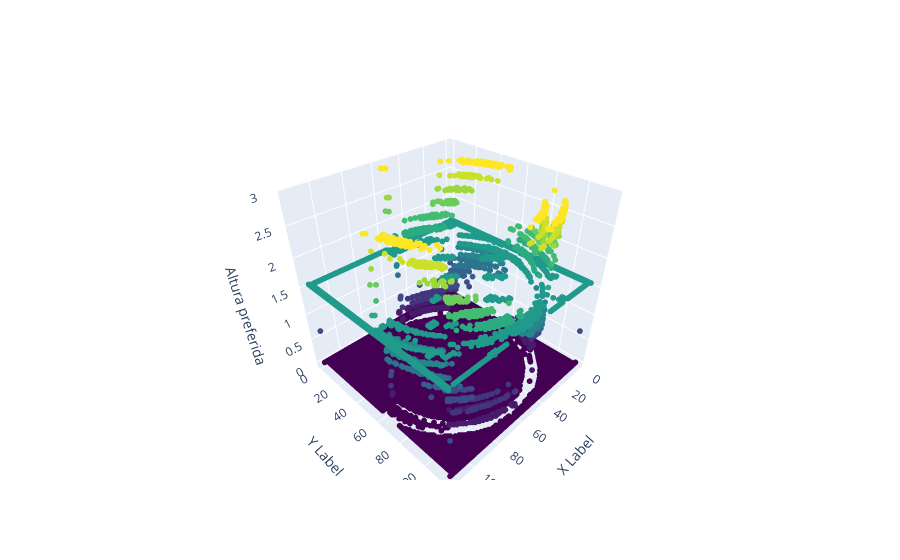

Source (notebook cell):
### Markdown cell above
from IPython.display import display, Javascript
display(Javascript('alert("La ejecución de la celda ha finalizado.")'))

### Code cell
scatterDict(mydict,imagen,False)

### Figure 1 — Plotly figure (JSON) as saved in the notebook; plotly's stock layout.template omitted (floating-point values rounded to 4 significant figures; data arrays with more than 128 entries replaced by an {"elided": "..."} marker saying what was removed)
{"data": [{"marker": {"color": {"elided": "13340 float values"}, "colorscale": [[0, "#440154"], [0.1111, "#482878"], [0.2222, "#3e4989"], [0.3333, "#31688e"], [0.4444, "#26828e"], [0.5556, "#1f9e89"], [0.6667, "#35b779"], [0.7778, "#6ece58"], [0.8889, "#b5de2b"], [1, "#fde725"]], "size": 2}, "mode": "markers", "type": "scatter3d", "x": {"elided": "13340 int values"}, "y": {"elided": "13340 int values"}, "z": {"elided": "13340 float values"}}], "layout": {"scene": {"xaxis": {"title": {"text": "X Label"}}, "yaxis": {"title": {"text": "Y Label"}}, "zaxis": {"title": {"text": "Altura preferida"}}}}}
